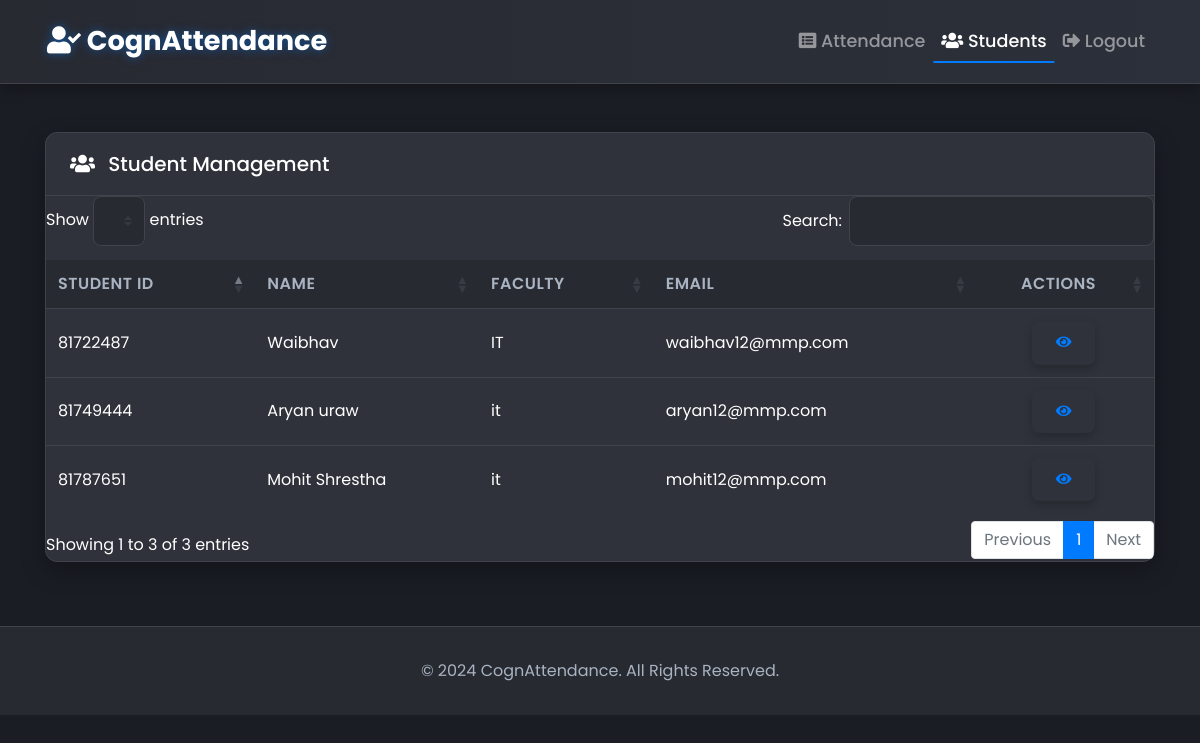
The page /students (signed in) on the database as committed earlier.
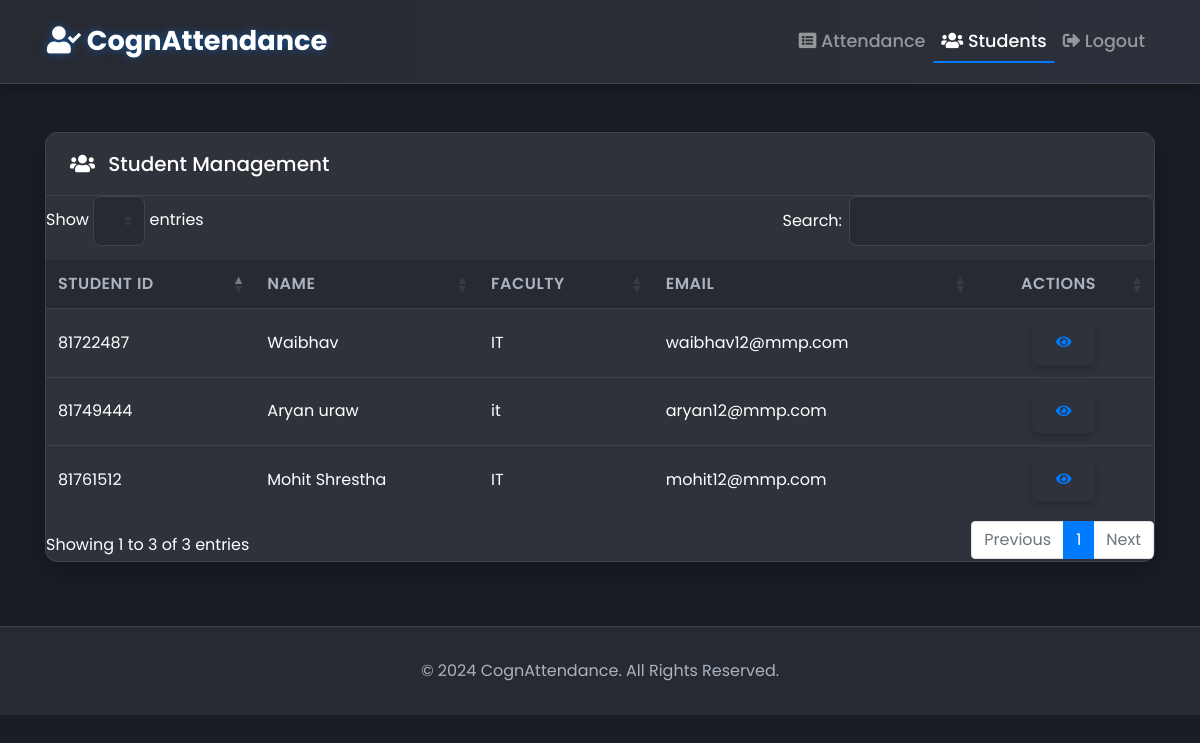
The same page on the database as committed later.
### tables this page shows
CREATE TABLE students (
                id TEXT PRIMARY KEY,
                name TEXT NOT NULL,
                faculty TEXT,
                dob TEXT,
                email TEXT,
                address TEXT
            );

### app.py (the view)
@app.route('/students')
@login_required
def list_students():
    students = get_all_students()
    return render_template('students.html', students=students)

### app.py (called while the page is built)
def login_required(f):
    @wraps(f)
    def decorated_function(*args, **kwargs):
        if 'logged_in' not in session:
            return redirect(url_for('login', next=request.url))
        return f(*args, **kwargs)
    return decorated_function

### database_sql.py (called while the page is built, shortened)
def get_db_connection():
    if DB_TYPE == 'mysql':
        if not _mysql_available:
            raise ImportError("MySQL driver not available. Please install mysql-connector-python")
        import mysql.connector  # type: ignore
        connection = mysql.connector.connect(
            host=DB_HOST,
            port=DB_PORT,
            database=DB_NAME,
            user=DB_USER,
            password=DB_PASSWORD
        )
        return connection
    else:  # sqlite (default)
        import sqlite3
        conn = sqlite3.connect(DB_FILE)
        conn.row_factory = sqlite3.Row
        return conn

def get_all_students():
    conn = get_db_connection()
    cursor = conn.cursor()
    cursor.execute("SELECT * FROM students ORDER BY name")
    rows = cursor.fetchall()
    if cursor.description:
        columns = [desc[0] for desc in cursor.description]
        result = []
        for row in rows:
            row_dict = {}
            for i, column in enumerate(columns):
                try:
                    if hasattr(row, '__getitem__'):
                        value = list(row)[i]
                    else:
                        value = list(row)[i]
                    row_dict[column] = value
                except (IndexError, TypeError):
                    row_dict[column] = None
            result.append(row_dict)
    else:
        result = []
    conn.close()
    return result

### templates/students.html (shortened to what this page needs)
{% extends 'layout.html' %}
{% block content %}
    <div class="card">
        <div class="card-header d-flex justify-content-between align-items-center">
            <h5 class="mb-0"><i class="fas fa-users mr-2"></i> Student Management</h5>
        </div>
        <div class="table-responsive">
            <table class="table table-hover mb-0" id="studentTable">
                <thead>
                    <tr>
                        <th>Student ID</th>
                        <th>Name</th>
                        <th>Faculty</th>
                        <th>Email</th>
                        <th class="text-center">Actions</th>
                    </tr>
                </thead>
                <tbody>
                    {% for student in students %}
                        <tr id="student-row-{{ student.id }}">
                            <td>{{ student.id }}</td>
                            <td>{{ student.name }}</td>
                            <td>{{ student.faculty }}</td>
                            <td>{{ student.email }}</td>
                            <td class="text-center">
                                <a href="{{ url_for('student_details', student_id=student.id) }}" class="btn btn-sm btn-outline-primary mr-1" title="View Details">
                                    <i class="fas fa-eye"></i>
                                </a>
                            </td>
                        </tr>
                    {% endfor %}
                </tbody>
            </table>
        </div>
    </div>
{% endblock %}

### templates/layout.html (shortened to what this page needs)
<!doctype html>
<html lang="en">
<head>
    <link rel="stylesheet" href="https://stackpath.bootstrapcdn.com/bootstrap/4.5.2/css/bootstrap.min.css">
    <link rel="stylesheet" href="https://cdnjs.cloudflare.com/ajax/libs/font-awesome/5.15.3/css/all.min.css">
    <link rel="stylesheet" type="text/css" href="https://cdn.datatables.net/1.11.5/css/dataTables.bootstrap4.min.css">
    <link rel="stylesheet" href="{{ url_for('static', filename='style.css') }}">
</head>
<body>
    <nav class="navbar navbar-expand-lg navbar-dark">
        <div class="container">
            <a class="navbar-brand" href="{{ url_for('index') }}"><i class="fas fa-user-check"></i> CognAttendance</a>
            <div class="collapse navbar-collapse" id="navbarNav">
                <ul class="navbar-nav ml-auto">
                    {% if session.logged_in %}
                        <li class="nav-item {% if request.endpoint == 'index' %}active{% endif %}">
                            <a class="nav-link" href="{{ url_for('index') }}"><i class="fas fa-list-alt"></i> Attendance</a>
                        </li>
                        <li class="nav-item {% if request.endpoint == 'list_students' or request.endpoint == 'student_details' %}active{% endif %}">
                            <a class="nav-link" href="{{ url_for('list_students') }}"><i class="fas fa-users"></i> Students</a>
                        </li>
                        <li class="nav-item">
                            <a class="nav-link" href="{{ url_for('logout') }}"><i class="fas fa-sign-out-alt"></i> Logout</a>
                        </li>
                    {% endif %}
                </ul>
            </div>
        </div>
    </nav>
    <main role="main" class="container my-5">
        {% block content %}{% endblock %}
    </main>
    <footer class="footer">
        <div class="container">
            <span>&copy; 2024 CognAttendance. All Rights Reserved.</span>
        </div>
    </footer>
</body>
</html>

### static/style.css (style rules this page uses)
:root { --primary-bg: #1a1d24; --secondary-bg: #272a31; --card-bg: #2f323a; --primary-text: #ffffff; --secondary-text: #a9b3c1; --accent: #007bff; --accent-hover: #0056b3; --border-color: #40434a; --success: #28a745; --danger: #dc3545; --glow-color: rgba(0, 123, 255, 0.5); }
body { background-color: var(--primary-bg); color: var(--primary-text); font-family: 'Poppins', sans-serif; font-weight: 400; animation: fadeIn 0.8s ease-in-out; }
.navbar { background: linear-gradient(to right, var(--secondary-bg), #2c303a); border-bottom: 1px solid var(--border-color); padding: 1rem 2rem; box-shadow: 0 4px 15px rgba(0, 0, 0, 0.3); transition: all 0.3s ease; }
.navbar-brand { font-weight: 700; font-size: 1.7rem; color: var(--primary-text) !important; text-shadow: 0 0 10px var(--glow-color); transition: text-shadow 0.3s ease; }
.nav-link { font-weight: 500; font-size: 1.1rem; position: relative; padding-bottom: 0.5rem; transition: color 0.3s ease; }
.nav-link::after { content: ''; position: absolute; bottom: 0; left: 50%; transform: translateX(-50%); width: 0; height: 2px; background-color: var(--accent); transition: width 0.4s ease; }
.nav-link:hover::after, .nav-item.active .nav-link::after { width: 100%; }
.nav-link:hover, .nav-item.active .nav-link { color: var(--primary-text) !important; }
.card { background-color: var(--card-bg); border: 1px solid var(--border-color); border-radius: 12px; box-shadow: 0 8px 25px rgba(0, 0, 0, 0.3); margin-top: 2rem; animation: slideInUp 0.7s ease-out forwards; transition: transform 0.3s ease, box-shadow 0.3s ease; }
.card-header { background-color: transparent; font-size: 1.4rem; font-weight: 600; border-bottom: 1px solid var(--border-color); border-top-left-radius: 12px; border-top-right-radius: 12px; padding: 1.2rem 1.5rem; }
.table { color: var(--primary-text); margin-bottom: 0; }
.table-responsive { border-radius: 8px; overflow: hidden; }
.table thead th { background-color: var(--secondary-bg); color: var(--secondary-text); border: none; font-weight: 600; text-transform: uppercase; letter-spacing: 0.5px; }
.table tbody tr { background-color: var(--card-bg); transition: background-color 0.2s ease-in-out, transform 0.2s ease; }
.table td, .table th { border-top: 1px solid var(--border-color); vertical-align: middle; }
.btn { font-weight: 600; border-radius: 8px; padding: 0.7rem 1.5rem; border: none; transition: all 0.3s ease; box-shadow: 0 4px 10px rgba(0, 0, 0, 0.2); }
.footer { text-align: center; padding: 2rem 0; margin-top: 4rem; color: var(--secondary-text); border-top: 1px solid var(--border-color); background-color: var(--secondary-bg); }

Rows that differ between the two databases and show on the page:
removed students: id "81787651", name "Mohit Shrestha", faculty "it", email "mohit12@mmp.com"
added students: id "81761512", name "Mohit Shrestha", faculty "IT", email "mohit12@mmp.com"
